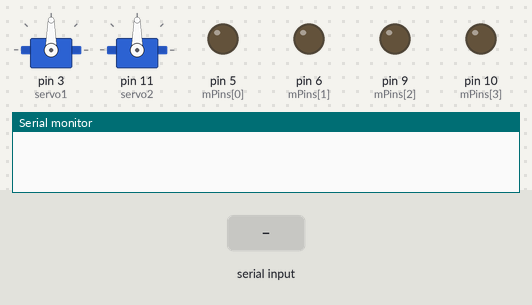
Bench run of a sketch on a simulated Arduino Uno, built with avr-gcc and run on an emulated ATmega328P. On the bench: 2 × servo, output pins drawn as LEDs (lit = HIGH), the last lines printed to the serial monitor. The inputs (shaded band) are chosen by the test bench.

Above: at 1.2 s.
1.3 s: "+" received over Serial
At 2.6 s:
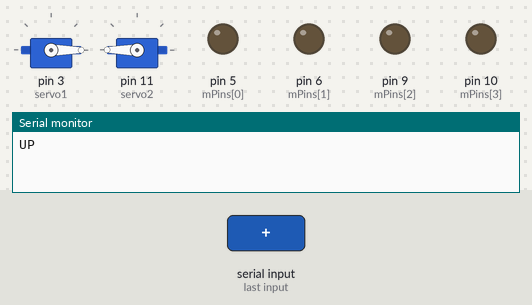
2.9 s: "-" received over Serial
At 3.9 s:
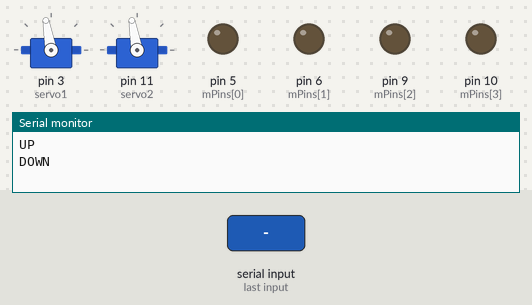
4.5 s: "w" received over Serial
At 5.0 s:
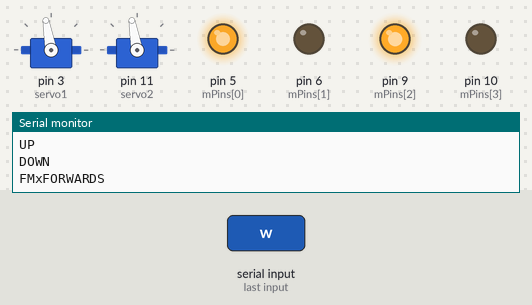
6.0 s: "s" received over Serial
At 7.2 s:
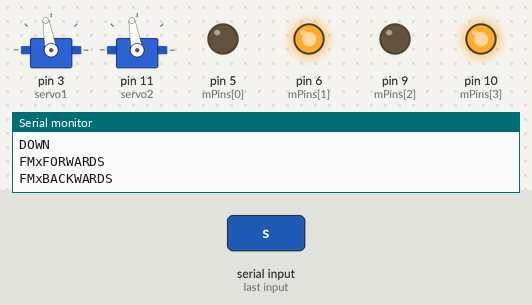
7.5 s: "a" received over Serial
At 8.5 s:
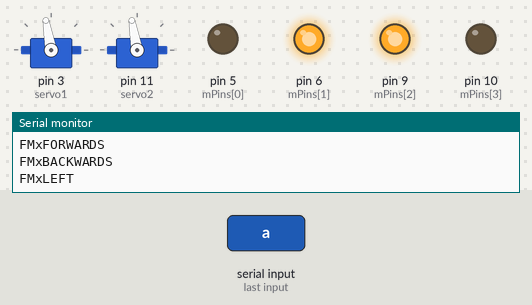
9.0 s: "d" received over Serial
At 9.7 s:
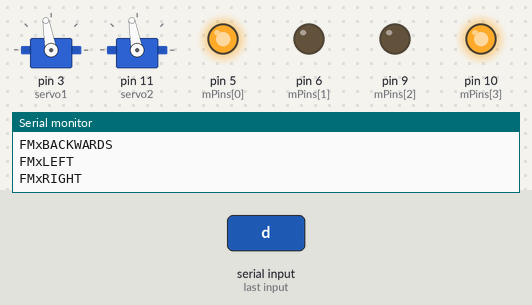
Timing chart, 0 to 11.5 s (numbered marks = the images above; inputs shaded):
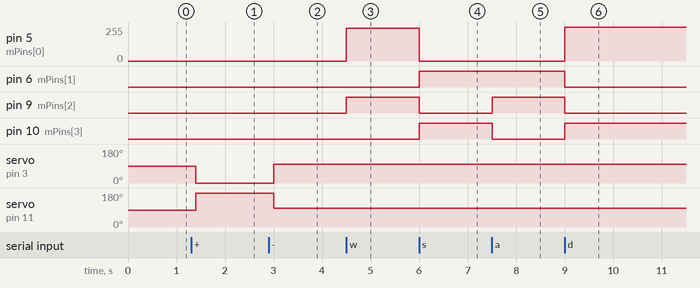

Measured:
- after the input at 1.3 s, servo on pin 3 (servo1): 90° → 0° after 0.10 s; servo on pin 11 (servo2): 90° → 180° after 0.10 s
- after the input at 2.9 s, servo on pin 3 (servo1): 0° → 100° after 0.10 s; servo on pin 11 (servo2): 180° → 100° after 0.10 s
- after the input at 4.5 s, pin 5 (mPins[0]): 0/255 → 245/255 at once; pin 9 (mPins[2]): LOW → HIGH at once
- after the input at 6.0 s, pin 5 (mPins[0]): 245/255 → 0/255 at once; pin 6 (mPins[1]), pin 10 (mPins[3]): LOW → HIGH at once; pin 9 (mPins[2]): HIGH → LOW at once
- after the input at 7.5 s, pin 9 (mPins[2]): LOW → HIGH at once; pin 10 (mPins[3]): HIGH → LOW at once
- after the input at 9.0 s, pin 5 (mPins[0]): 0/255 → 255/255 at once; pin 6 (mPins[1]), pin 9 (mPins[2]): HIGH → LOW at once; pin 10 (mPins[3]): LOW → HIGH at once

The sketch:

motorX.ino
```cpp
#include<Servo.h>
Servo servo1;
Servo servo2;
int mPins[] = {5, 6, 9, 10};
int Speed = 255;

 void setup() {

  pinMode(mPins[0], OUTPUT);
  pinMode(mPins[1], OUTPUT);
  pinMode(mPins[2], OUTPUT);
  pinMode(mPins[3], OUTPUT);
  servo1.attach(3);
  servo2.attach(11);
  Serial.begin(9600);
}

 void loop() {

   switch(Serial.read()) {

   //servo up
   case '+':
   Serial.println("UP");
   servo1.write(0);
   servo2.write(180);
   break;

   //servo down
   case '-':
   Serial.println("DOWN");
   servo1.write(100);
   servo2.write(100);
   break;

   //forwards
   case 'w':
   Move('F', Speed);
   break;

   //backwards
   case 's':
   Move('B', Speed);
   break;

   //left
   case 'a':
   Move('L', Speed);
   break;

   //right
   case 'd':
   Move('R', Speed);
   break;

   //stop
   case ' ':
   Move('-', 0);
   break;

   //boom
   case '0':
   Serial.println("BOOM");
   digitalWrite(2, 1);
   delay(1000);
   digitalWrite(2, 0);
   break;
 }
   delay(100);
}

 void Move(char dir, int mSpeed) {
   switch(dir) {

   //stop
   case '-':
   case '/':
   Serial.println("FMxSTOP");
   analogWrite(mPins[0], 0);
   analogWrite(mPins[1], 0);
   analogWrite(mPins[2], 0);
   analogWrite(mPins[3], 0);
   break;

   //forwards
   case 'F':
   case 'f':
   Serial.println("FMxFORWARDS");
   analogWrite(mPins[0], mSpeed - 10);
   analogWrite(mPins[1], 0);
   analogWrite(mPins[2], mSpeed);
   analogWrite(mPins[3], 0);
   break;

   //backwards
   case 'B':
   case 'b':
   Serial.println("FMxBACKWARDS");
   analogWrite(mPins[0], 0);
   analogWrite(mPins[1], mSpeed);
   analogWrite(mPins[2], 0);
   analogWrite(mPins[3], mSpeed);
   break;

   //left
   case 'L':
   case 'l':
   Serial.println("FMxLEFT");
   analogWrite(mPins[0], 0);
   analogWrite(mPins[1], mSpeed);
   analogWrite(mPins[2], mSpeed);
   analogWrite(mPins[3], 0);
   break;

   //right
   case 'R':
   case 'r':
   Serial.println("FMxRIGHT");
   analogWrite(mPins[0], mSpeed);
   analogWrite(mPins[1], 0);
   analogWrite(mPins[2], 0);
   analogWrite(mPins[3], mSpeed);
   break;
 }
}
```
